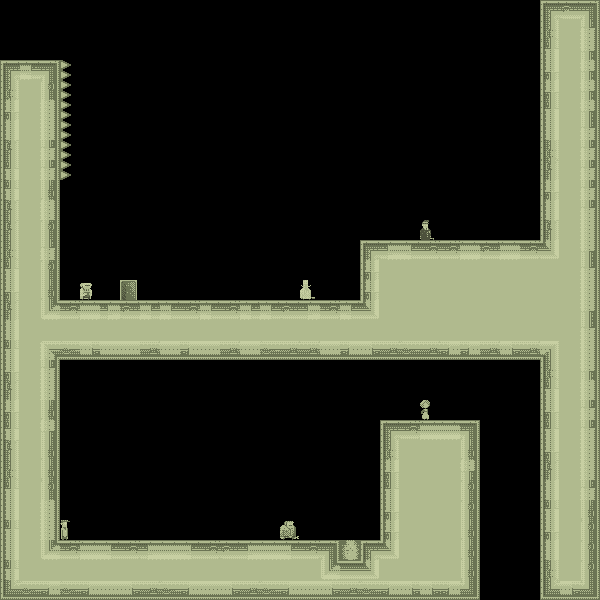

A level layout from a 2D game, rendered from its tile map. Below: a short description, then the map file with its tile-grid data intact:
An orthogonal 30x30 tile map with 20x20 px tiles, 1 tile layer (bg).

<map version="1.0" orientation="orthogonal" width="30" height="30" tilewidth="20" tileheight="20">
 <tileset firstgid="1" name="tiles_sydney" tilewidth="20" tileheight="20">
  <image source="../../../../../SuperLemonadeFactory1989Content/Lemonade/tiles_factory.png" width="400" height="400" />
  <terraintypes>
   <terrain name="regularBlocks" tile="-1" />
  </terraintypes>
  <tile id="8" terrain=",,,0" />
  <tile id="9" terrain=",,0,0" />
  <tile id="10" terrain=",,0,0" />
  <tile id="11" terrain=",,0,0" />
  <tile id="12" terrain=",,0,0" />
  <tile id="13" terrain=",,0,0" />
  <tile id="14" terrain=",,0," />
  <tile id="15" terrain="0,0,0," />
  <tile id="16" terrain="0,0,,0" />
  <tile id="28" terrain=",0,,0" />
  <tile id="34" terrain="0,,0," />
  <tile id="35" terrain="0,,0,0" />
  <tile id="36" terrain=",0,0,0" />
  <tile id="48" terrain=",0,,0" />
  <tile id="54" terrain="0,,0," />
  <tile id="68" terrain=",0,,0" />
  <tile id="74" terrain="0,,0," />
  <tile id="88" terrain=",0,,0" />
  <tile id="94" terrain="0,,0," />
  <tile id="108" terrain=",0,,0" />
  <tile id="114" terrain="0,,0," />
  <tile id="128" terrain=",0,," />
  <tile id="129" terrain="0,0,," />
  <tile id="130" terrain="0,0,," />
  <tile id="131" terrain="0,0,," />
  <tile id="132" terrain="0,0,," />
  <tile id="133" terrain="0,0,," />
  <tile id="134" terrain="0,,," />
  <tile id="194" terrain="0,0,0,0" />
  <tile id="356">
   <properties>
    <property name="LargeCrate" value="" />
   </properties>
  </tile>
  <tile id="380">
   <properties>
    <property name="Andre" value="" />
   </properties>
  </tile>
  <tile id="381">
   <properties>
    <property name="Liselot" value="" />
   </properties>
  </tile>
  <tile id="382">
   <properties>
    <property name="Amsterdaam" value="" />
   </properties>
  </tile>
  <tile id="383">
   <properties>
    <property name="Worker" value="" />
   </properties>
  </tile>
  <tile id="384">
   <properties>
    <property name="Inspector" value="" />
   </properties>
  </tile>
  <tile id="385">
   <properties>
    <property name="Chef" value="" />
   </properties>
  </tile>
  <tile id="386">
   <properties>
    <property name="Exit" value="" />
   </properties>
  </tile>
  <tile id="387">
   <properties>
    <property name="Trampoline" value="" />
   </properties>
  </tile>
  <tile id="388">
   <properties>
    <property name="SmallCrate" value="" />
   </properties>
  </tile>
  <tile id="389">
   <properties>
    <property name="SugarBag" value="" />
   </properties>
  </tile>
 </tileset>
 <layer name="bg" width="30" height="30">
  <data encoding="csv">
0,0,0,0,0,0,0,0,0,0,0,0,0,0,0,0,0,0,0,0,0,0,0,0,0,0,0,9,10,15,
0,0,0,0,0,0,0,0,0,0,0,0,0,0,0,0,0,0,0,0,0,0,0,0,0,0,0,109,195,55,
0,0,0,0,0,0,0,0,0,0,0,0,0,0,0,0,0,0,0,0,0,0,0,0,0,0,0,49,195,95,
9,13,15,392,0,0,0,0,0,0,0,0,0,0,0,0,0,0,0,0,0,0,0,0,0,0,0,89,195,95,
109,195,35,392,0,0,0,0,0,0,0,0,0,0,0,0,0,0,0,0,0,0,0,0,0,0,0,89,195,95,
89,195,75,392,0,0,0,0,0,0,0,0,0,0,0,0,0,0,0,0,0,0,0,0,0,0,0,49,195,95,
69,195,75,392,0,0,0,0,0,0,0,0,0,0,0,0,0,0,0,0,0,0,0,0,0,0,0,69,195,55,
29,195,55,392,0,0,0,0,0,0,0,0,0,0,0,0,0,0,0,0,0,0,0,0,0,0,0,109,195,55,
49,195,55,392,0,0,0,0,0,0,0,0,0,0,0,0,0,0,0,0,0,0,0,0,0,0,0,29,195,55,
49,195,115,0,0,0,0,0,0,0,0,0,0,0,0,0,0,0,0,0,0,0,0,0,0,0,0,89,195,55,
29,195,75,0,0,0,0,0,0,0,0,0,0,0,0,0,0,0,0,0,0,252,0,292,293,294,295,69,195,55,
29,195,35,0,0,0,0,0,0,0,0,0,0,0,0,0,0,0,0,0,0,383,214,312,313,314,315,29,195,75,
109,195,55,0,0,0,0,0,0,0,0,0,0,0,0,0,0,0,9,11,13,14,14,12,10,12,14,37,195,95,
49,195,35,0,0,0,0,0,0,0,0,0,0,0,0,0,0,0,89,195,195,195,195,195,195,195,195,195,195,55,
89,195,115,0,385,0,387,0,0,0,0,0,0,0,0,386,0,0,89,195,195,195,195,195,195,195,195,195,195,75,
29,195,36,14,12,11,10,13,13,14,13,14,13,13,10,11,14,13,37,195,195,195,195,195,195,195,195,195,195,95,
69,195,195,195,195,195,195,195,195,195,195,195,195,195,195,195,195,195,195,195,195,195,195,195,195,195,195,195,195,55,
49,195,16,130,133,132,132,134,132,131,132,134,132,130,134,134,132,131,133,134,130,134,131,131,134,133,134,17,195,75,
89,195,55,0,0,0,0,0,0,0,0,0,0,0,0,0,0,0,0,0,0,0,0,0,0,0,0,109,195,95,
29,195,75,0,0,0,0,0,0,0,0,0,0,0,0,0,0,0,0,0,0,0,0,213,0,0,0,49,195,75,
89,195,115,0,0,0,0,0,0,0,0,0,0,0,0,0,0,0,0,0,0,382,0,233,0,0,0,89,195,55,
49,195,95,0,0,0,0,0,0,0,0,0,0,0,0,0,0,0,0,9,14,12,12,15,0,0,0,49,195,55,
29,195,115,0,0,0,0,0,0,0,0,0,0,0,0,0,0,0,0,109,195,195,195,115,0,0,0,89,195,75,
109,195,115,0,0,0,0,0,0,0,0,0,0,0,0,0,0,0,0,89,195,195,195,95,0,0,0,29,195,75,
49,195,35,0,0,0,0,0,0,0,0,0,0,0,0,0,0,0,0,49,195,195,195,35,0,0,0,69,195,55,
69,195,75,0,0,0,0,257,0,0,0,0,0,0,0,0,0,0,0,89,195,195,195,35,0,0,0,49,195,115,
49,195,75,381,0,0,0,0,0,0,0,0,0,0,384,0,0,0,0,89,195,195,195,115,0,0,0,89,195,35,
69,195,36,14,12,13,14,11,12,13,14,10,11,12,13,14,151,388,149,194,195,195,195,115,0,0,0,69,195,35,
49,195,195,195,195,195,195,195,195,195,195,195,195,195,195,195,192,193,194,195,195,195,195,115,0,0,0,109,195,35,
129,130,131,130,131,132,133,134,130,131,132,133,134,130,131,132,133,134,130,131,133,133,131,135,0,0,0,129,133,135
</data>
 </layer>
 <objectgroup name="boxes" width="30" height="30" />
</map>
